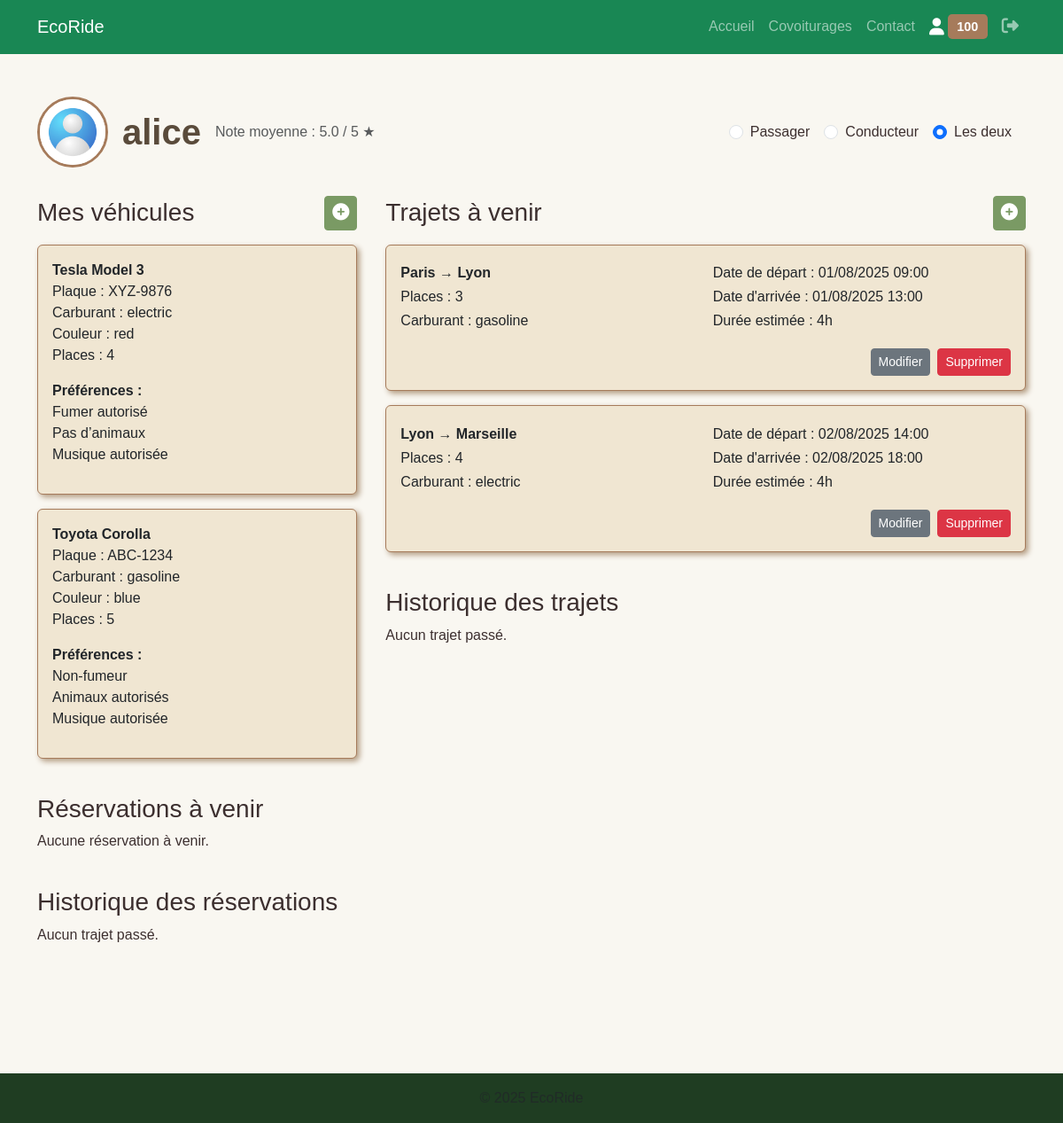
The app's page /profile.php (signed in) with its own data.
### tables this page shows
CREATE TABLE users (
    id INT AUTO_INCREMENT PRIMARY KEY,
    username VARCHAR(100) NOT NULL,
    email VARCHAR(255) NOT NULL UNIQUE,
    password_hash VARCHAR(255) NOT NULL,
    photo VARCHAR(255) DEFAULT NULL,
    created_at DATETIME DEFAULT CURRENT_TIMESTAMP,
    is_driver TINYINT(1) DEFAULT 0,
    is_passenger TINYINT(1) DEFAULT 1,
    credits INT DEFAULT 0,
    role ENUM('user','employee','admin') DEFAULT 'user',
    is_suspended TINYINT(1) DEFAULT 0
);

CREATE TABLE vehicle_preferences (
    id INT AUTO_INCREMENT PRIMARY KEY,
    vehicle_id INT NOT NULL,
    allow_smoking TINYINT(1) DEFAULT 0,
    allow_pets TINYINT(1) DEFAULT 0,
    allow_music TINYINT(1) DEFAULT 0,
    custom_preferences TEXT DEFAULT NULL,
    FOREIGN KEY (vehicle_id) REFERENCES vehicles(id) ON DELETE CASCADE
);

CREATE TABLE vehicles (
    id INT AUTO_INCREMENT PRIMARY KEY,
    user_id INT NOT NULL,
    license_plate VARCHAR(20) NOT NULL,
    first_registration DATE NOT NULL,
    brand VARCHAR(100) NOT NULL,
    model VARCHAR(100) NOT NULL,
    fuel VARCHAR(50) NOT NULL,
    color VARCHAR(50) DEFAULT NULL,
    seats INT NOT NULL DEFAULT 4,
    created_at DATETIME DEFAULT CURRENT_TIMESTAMP,
    FOREIGN KEY (user_id) REFERENCES users(id) ON DELETE CASCADE
);

CREATE TABLE rides (
    id INT AUTO_INCREMENT PRIMARY KEY,
    driver_id INT NOT NULL,
    vehicle_id INT NOT NULL,
    departure VARCHAR(255) NOT NULL,
    destination VARCHAR(255) NOT NULL,
    departure_time DATETIME NOT NULL,
    arrival_time DATETIME NOT NULL,
    seats_available INT NOT NULL DEFAULT 0,
    price DECIMAL(8,2) NOT NULL DEFAULT 0.00,
    created_at DATETIME DEFAULT CURRENT_TIMESTAMP,
    status ENUM('planned','started','ended','cancelled') DEFAULT 'planned',
    FOREIGN KEY (driver_id) REFERENCES users(id) ON DELETE CASCADE,
    FOREIGN KEY (vehicle_id) REFERENCES vehicles(id) ON DELETE CASCADE
);

### profile.php (the view, shortened to what this page needs)
<?php
require_once __DIR__ . '/includes/db.php';
require_once __DIR__ . '/includes/functions.php';
$userId = $_SESSION['user_id'];
$stmt = $pdo->prepare("SELECT username, photo, is_driver, is_passenger FROM users WHERE id=?");
$stmt->execute([$userId]);
$user = $stmt->fetch(PDO::FETCH_ASSOC);
$is_driver = (bool)$user['is_driver'];
$is_passenger = (bool)$user['is_passenger'];
$driverRating = $is_driver ? getDriverAverageRating($pdo, $userId) : 0.0;
$vehicles = [];
if ($is_driver) {
    $stmtV = $pdo->prepare("
      SELECT v.*, vp.allow_smoking, vp.allow_pets, vp.allow_music, vp.custom_preferences
      FROM vehicles v
      LEFT JOIN vehicle_preferences vp ON vp.vehicle_id = v.id
      WHERE v.user_id = ?
      ORDER BY v.id DESC
    ");
    $stmtV->execute([$userId]);
    $vehicles = $stmtV->fetchAll(PDO::FETCH_ASSOC);
}
$driver_future_rides = [];
$driver_past_rides = [];
if ($is_driver) {
    $stmtR = $pdo->prepare("
        SELECT r.*, v.fuel
        FROM rides r
        JOIN vehicles v ON r.vehicle_id = v.id
        WHERE r.driver_id = ?
          AND r.status != 'cancelled'
        ORDER BY r.departure_time ASC
    ");
    $stmtR->execute([$userId]);
    $all_driver_rides = $stmtR->fetchAll(PDO::FETCH_ASSOC);
    $now = date('Y-m-d H:i:s');
    foreach ($all_driver_rides as $ride) {
        if ($ride['departure_time'] >= $now) {
            $driver_future_rides[] = $ride;
        } else {
            $driver_past_rides[] = $ride;
        }
    }
}
$passenger_future_rides = [];
$passenger_past_rides = [];
?>
<!DOCTYPE html>
<html lang="fr">
<head>
  <link href="css/bootstrap.min.css" rel="stylesheet" />
  <link href="assets/css/style.css" rel="stylesheet" />
</head>
<body class="details-page">
<header>
  <?php include 'includes/header.php'; ?>
</header>
<main class="container py-5">
  <div class="profile-header">
    <div class="d-flex align-items-center mb-3 mb-md-0">
      <form id="photoUploadForm" method="post" enctype="multipart/form-data" action="includes/upload_photo.php" class="me-3" style="cursor:pointer;">
        <label for="profilePhotoInput" style="display:inline-block;">
          <img src="<?= htmlspecialchars($user['photo'] ?: 'images/profile_default.jpg') ?>"
              alt="Photo de profil"
              class="rounded-circle"
              style="width:80px; height:80px; object-fit:cover;"
              title="Cliquez pour changer la photo" />
        </label>
      </form>
      <h1 class="mb-0"><?= htmlspecialchars($user['username']) ?></h1>
      <?php if ($is_driver): ?>
        <?php if ($driverRating === 0.0): ?>
          <span class="text-muted ms-3">Aucune note</span>
        <?php else: ?>
          <span class="text-muted ms-3">Note moyenne : <?= number_format($driverRating,1) ?> / 5 ★</span>
        <?php endif; ?>
      <?php endif; ?>
    </div>
    <form id="roleForm" method="post" class="mb-0 d-flex align-items-center role-form-inline">
      <?php foreach (['passenger' => 'Passager', 'driver' => 'Conducteur', 'both' => 'Les deux'] as $val => $label): ?>
        <div class="form-check form-check-inline mb-0">
          <input class="form-check-input"
                 type="radio" name="role" value="<?= $val ?>"
                 id="role_<?= $val ?>"
                 <?=
                   ($val === 'passenger' && $is_passenger && !$is_driver)
                   || ($val === 'driver' && $is_driver && !$is_passenger)
                   || ($val === 'both' && $is_driver && $is_passenger)
                   ? 'checked' : '' ?>
                 onchange="document.getElementById('roleForm').submit()">
          <label class="form-check-label" for="role_<?= $val ?>"><?= $label ?></label>
        </div>
      <?php endforeach; ?>
    </form>
  </div>
  <?php if ($is_passenger && !$is_driver): ?>
    <div class="main-flex">
      <div class="col-left">
        <h3>Réservations à venir</h3>
        <?php if (empty($passenger_future_rides)): ?>
          <p>Aucune réservation à venir.</p>
        <?php else: ?>
          <?php foreach ($passenger_future_rides as $ride): ?>
            <?php renderBookingCard($ride); ?>
          <?php endforeach; ?>
        <?php endif; ?>
      </div>
      <div class="col-right">
        <h3>Historique des réservations</h3>
        <?php if (empty($passenger_past_rides)): ?>
          <p>Aucun trajet passé.</p>
        <?php else: ?>
          <?php foreach ($passenger_past_rides as $ride): ?>
            <?php renderBookingCard($ride); ?>
          <?php endforeach; ?>
        <?php endif; ?>
      </div>
    </div>
  <?php else: ?>
    <div class="main-flex">
      <div class="col-left vehicles-section">
        <div class="d-flex justify-content-between align-items-center mb-3">
          <h3 class="mb-0">Mes véhicules</h3>
          <a href="includes/add_vehicle.php" title="Ajouter un véhicule" class="btn btn-sm btn-success" style="font-size: 1.2rem;">
            <i class="fas fa-plus-circle"></i>
          </a>
        </div>
        <?php if (empty($vehicles)): ?>
          <p>Aucun véhicule pour le moment.</p>
        <?php else: ?>
          <?php foreach ($vehicles as $v): ?>
            <div class="card mb-3">
              <div class="card-body">
                <p><strong><?= htmlspecialchars($v['brand']) ?> <?= htmlspecialchars($v['model']) ?></strong><br>
                Plaque : <?= htmlspecialchars($v['license_plate']) ?><br>
                Carburant : <?= htmlspecialchars($v['fuel']) ?><br>
                Couleur : <?= htmlspecialchars($v['color']) ?><br>
                Places : <?= (int)$v['seats'] ?></p>
                <p><strong>Préférences :</strong><br>
                  <?= $v['allow_smoking'] ? 'Fumer autorisé' : 'Non-fumeur' ?><br>
                  <?= $v['allow_pets'] ? 'Animaux autorisés' : 'Pas d’animaux' ?><br>
                  <?= $v['allow_music'] ? 'Musique autorisée' : 'Pas de musique' ?></p>
              </div>
            </div>
          <?php endforeach; ?>
        <?php endif; ?>
        <h3 class="mt-4">Réservations à venir</h3>
        <?php if (empty($passenger_future_rides)): ?>
          <p>Aucune réservation à venir.</p>
        <?php else: ?>
          <?php foreach ($passenger_future_rides as $ride): ?>
            <?php renderBookingCard($ride); ?>
          <?php endforeach; ?>
        <?php endif; ?>
        <h3 class="mt-4">Historique des réservations</h3>
        <?php if (empty($passenger_past_rides)): ?>
          <p>Aucun trajet passé.</p>
        <?php else: ?>
          <?php foreach ($passenger_past_rides as $ride): ?>
            <?php renderBookingCard($ride); ?>
          <?php endforeach; ?>
        <?php endif; ?>
      </div>
      <div class="col-right">
        <div class="d-flex justify-content-between align-items-center mb-3">
          <h3 class="mb-0">Trajets à venir</h3>
          <a href="includes/add_ride.php" title="Ajouter un trajet" class="btn btn-sm btn-success" style="font-size: 1.2rem;">
            <i class="fas fa-plus-circle"></i>
          </a>
        </div>
        <?php if (empty($driver_future_rides)): ?>
          <p>Aucun trajet à venir.</p>
        <?php else: ?>
          <?php foreach ($driver_future_rides as $ride): ?>
            <?php renderRideCard($ride, 'driver', true); ?>
          <?php endforeach; ?>
        <?php endif; ?>
        <h3 class="mt-4">Historique des trajets</h3>
        <?php if (empty($driver_past_rides)): ?>
          <p>Aucun trajet passé.</p>
        <?php else: ?>
          <?php foreach ($driver_past_rides as $ride): ?>
            <?php renderRideCard($ride, 'driver', false); ?>
          <?php endforeach; ?>
        <?php endif; ?>
      </div>
    </div>
  <?php endif; ?>
</main>
<footer class="mt-5 text-center text-muted">
</footer>
</body>
</html>

### includes/header.php (shortened to what this page needs)
<?php
$currentPage = basename($_SERVER['PHP_SELF']);
$isLoggedIn = isset($_SESSION['user_id']);
$userCredits = null;
if ($isLoggedIn) {
    require 'db.php';
    $stmt = $pdo->prepare("SELECT credits FROM users WHERE id = :id LIMIT 1");
    $stmt->execute(['id' => $_SESSION['user_id']]);
    $userCreditsRow = $stmt->fetch(PDO::FETCH_ASSOC);
    if ($userCreditsRow) {
        $userCredits = (int)$userCreditsRow['credits'];
    }
}
?>
<!DOCTYPE html>
<html lang="fr">
<head>
  <link href="https://cdn.jsdelivr.net/npm/bootstrap@5.3.3/dist/css/bootstrap.min.css" rel="stylesheet" />
  <link rel="stylesheet" href="/ecoride-project-v2/assets/css/style.css" />
</head>
<body class="<?= in_array($currentPage, ['index.php','covoiturages.php'])
                 ? ($currentPage === 'index.php' ? 'home-page' : 'carpool-page')
                 : 'other-page' ?>">
<header>
  <nav class="navbar navbar-expand-lg navbar-dark bg-success sticky-top">
    <div class="container">
      <a class="navbar-brand" href="/ecoride-project-v2/index.php">EcoRide</a>
      <div class="collapse navbar-collapse" id="mainNav">
        <ul class="navbar-nav ms-auto align-items-center">
          <li class="nav-item">
            <a class="nav-link <?= $currentPage === 'index.php' ? 'active' : '' ?>"
               href="/ecoride-project-v2/index.php">Accueil</a>
          </li>
          <li class="nav-item">
            <a class="nav-link <?= $currentPage === 'covoiturages.php' ? 'active' : '' ?>"
               href="/ecoride-project-v2/covoiturages.php">Covoiturages</a>
          </li>
          <li class="nav-item">
            <a class="nav-link <?= $currentPage === 'contact.php' ? 'active' : '' ?>"
               href="/ecoride-project-v2/contact.php">Contact</a>
          </li>
          <li class="nav-item d-flex align-items-center">
            <?php if (!$isLoggedIn): ?>
              <a class="nav-link <?= $currentPage === 'login.php' ? 'active' : '' ?>"
                 href="/ecoride-project-v2/login.php" title="Connexion" style="font-size:1.2rem;">
                <i class="fas fa-user"></i>
              </a>
            <?php else: ?>
              <?php
                $isEmployee = isset($_SESSION['user_role']) && $_SESSION['user_role'] === 'employee';
                $profileLink = $isEmployee ? 'employee_space.php' : 'profile.php';
              ?>
              <a class="nav-link <?= $currentPage === basename($profileLink) ? 'active' : '' ?>"
                 href="/ecoride-project-v2/<?= $profileLink ?>" title="Mon Profil"
                 style="font-size:1.2rem; display: flex; align-items: center;">
                <i class="fas fa-user"></i>
                <?php if ($userCredits !== null && !$isEmployee): ?>
                  <span class="credits-badge ms-1" title="Crédits disponibles"><?= $userCredits ?></span>
                <?php endif; ?>
              </a>
            <?php endif; ?>
          </li>
          <?php if ($isLoggedIn): ?>
          <li class="nav-item">
            <a class="nav-link" href="/ecoride-project-v2/includes/logout.php"
               title="Déconnexion" onclick="return confirm('Voulez-vous vous déconnecter ?');"
               style="font-size:1.2rem">
              <i class="fas fa-sign-out-alt"></i>
            </a>
          </li>
          <?php endif; ?>
        </ul>
      </div>
    </div>
  </nav>
</header>

### includes/functions.php (shortened to what this page needs)
<?php
function getDriverAverageRating(PDO $pdo, int $driverId): float {
    $sql = "
        SELECT IFNULL(AVG(rv.rating), 0) AS avg_rating
        FROM reviews rv
        JOIN rides r ON rv.ride_id = r.id
        WHERE r.driver_id = :driver_id
          AND rv.status = 'approved'
    ";
    $stmt = $pdo->prepare($sql);
    $stmt->execute(['driver_id' => $driverId]);
    $result = $stmt->fetch(PDO::FETCH_ASSOC);
    return $result ? (float)$result['avg_rating'] : 0.0;
}
function formatDurationHMS(int $seconds): string {
    $h = floor($seconds / 3600);
    $m = floor(($seconds % 3600) / 60);
    $parts = [];
    if ($h > 0) $parts[] = $h . 'h';
    return implode('', $parts);
}
function renderRideCard(array $ride, string $role, bool $withActions = false): void {
    $departure = htmlspecialchars($ride['departure']);
    $destination = htmlspecialchars($ride['destination']);
    $fuel = htmlspecialchars($ride['fuel']);
    $departure_time = date('d/m/Y H:i', strtotime($ride['departure_time']));
    $arrival_time = date('d/m/Y H:i', strtotime($ride['arrival_time']));
    $duration = formatDurationHMS(strtotime($ride['arrival_time']) - strtotime($ride['departure_time']));
    $id = (int)($ride['id'] ?? 0);
    echo '<div class="card mb-3">';
    echo '<div class="card-body ride-card-body">';
    echo '<div class="ride-info-left">';
    echo "<p><strong>{$departure} → {$destination}</strong></p>";
    if ($role === 'passenger') {
        $driver_name = htmlspecialchars($ride['driver_name'] ?? 'N/A');
        echo "<p>Conducteur : {$driver_name}</p>";
    } elseif ($role === 'driver') {
        $seats = (int)($ride['seats_available'] ?? 0);
        echo "<p>Places : {$seats}</p>";
    }
    echo "<p>Carburant : {$fuel}</p>";
    echo '</div>';
    echo '<div class="ride-info-right">';
    echo "<p>Date de départ : {$departure_time}</p>";
    echo "<p>Date d'arrivée : {$arrival_time}</p>";
    echo "<p>Durée estimée : {$duration}</p>";
    echo '</div>';
    if ($role === 'driver' && $withActions) {
        echo '<div class="ride-card-buttons">';
        echo "<a href=\"includes/edit_ride.php?id={$id}\" class=\"btn btn-sm btn-secondary me-2\">Modifier</a>";
        echo "<a href=\"includes/delete_ride.php?id={$id}\" class=\"btn btn-sm btn-danger\" onclick=\"return confirm('Supprimer ce trajet ?');\">Supprimer</a>";
        echo '</div>';
    }
    echo '</div>';
    echo '</div>';
}

### records on screen
users: credits "100", photo (placeholder picture), username "alice", is_driver "☐ Passager", is_passenger "☐ Conducteur", is_passenger "☑ Les deux"
vehicle_preferences: vehicle.brand "Tesla", vehicle.model "Model 3", vehicle.license_plate "XYZ-9876", vehicle.fuel "electric", vehicle.color "red", vehicle.seats "4", allow_smoking "Fumer autorisé", allow_pets "Pas d’animaux", allow_music "Musique autorisée"
vehicle_preferences: vehicle.brand "Toyota", vehicle.model "Corolla", vehicle.license_plate "ABC-1234", vehicle.fuel "gasoline", vehicle.color "blue", vehicle.seats "5", allow_smoking "Non-fumeur", allow_pets "Animaux autorisés", allow_music "Musique autorisée"
rides: departure "Paris", destination "Lyon", seats_available "3", vehicle.fuel "gasoline", departure_time "01/08/2025 09:00", arrival_time "01/08/2025 13:00", duration "4h"
rides: departure "Lyon", destination "Marseille", seats_available "4", vehicle.fuel "electric", departure_time "02/08/2025 14:00", arrival_time "02/08/2025 18:00", duration "4h"

### other values on screen
$driverRating "5.0"
$label "Passager"
$label "Conducteur"
$label "Les deux"
